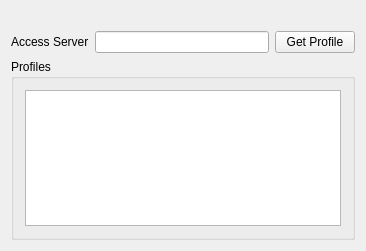
<?xml version="1.0" encoding="UTF-8"?>
<ui version="4.0">
 <class>MainWindowClass</class>
 <widget class="QMainWindow" name="MainWindowClass">
  <property name="geometry">
   <rect>
    <x>0</x>
    <y>0</y>
    <width>366</width>
    <height>251</height>
   </rect>
  </property>
  <property name="windowTitle">
   <string>OpenVPN Linux GUI</string>
  </property>
  <widget class="QWidget" name="centralWidget">
   <layout class="QVBoxLayout" name="verticalLayout_2">
    <item>
     <widget class="QLabel" name="label_2">
      <property name="text">
       <string/>
      </property>
      <property name="pixmap">
       <pixmap resource="resource.qrc">:/default/icons/logo.png</pixmap>
      </property>
     </widget>
    </item>
    <item>
     <layout class="QHBoxLayout" name="horizontalLayout">
      <item>
       <widget class="QLabel" name="label">
        <property name="text">
         <string>Access Server</string>
        </property>
       </widget>
      </item>
      <item>
       <widget class="QLineEdit" name="m_ASAddress"/>
      </item>
      <item>
       <widget class="QPushButton" name="m_GetProfileBtn">
        <property name="text">
         <string>Get Profile</string>
        </property>
       </widget>
      </item>
     </layout>
    </item>
    <item>
     <widget class="QGroupBox" name="groupBox">
      <property name="title">
       <string>Profiles</string>
      </property>
      <layout class="QVBoxLayout" name="verticalLayout">
       <item>
        <widget class="QListWidget" name="m_ProfileList"/>
       </item>
      </layout>
     </widget>
    </item>
   </layout>
  </widget>
  <action name="actionQuit">
   <property name="text">
    <string>Quit</string>
   </property>
  </action>
 </widget>
 <layoutdefault spacing="6" margin="11"/>
 <resources>
  <include location="resource.qrc"/>
 </resources>
 <connections/>
</ui>
